Frame 1 (no input): blank canvas, image omitted
Frame 60 (the mouse pressed at the canvas centre just before this capture): blank canvas, image omitted
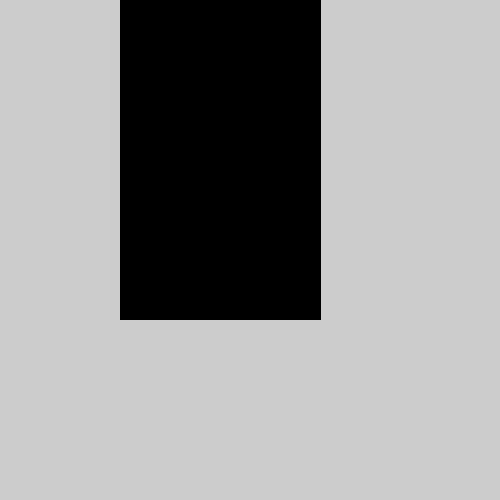
Frame 120 (the mouse held since frame 60 and released just before this capture)

The Processing sketch whose frames 1 and 60 were blank and that drew this single picture after the mouse press (run headless with seeded random() and noise(); from frame 60 on, the mouse is pressed at the canvas centre):

// Processing sketch: Pressed
// ── Pressed.pde
void setup(){
size(500,500);
}
void draw(){
  if (mousePressed){
  for (int i = 0; i < 320; i = i + 1){
    line(120, i, 320, i); 
  }
  }
  
  if (keyPressed){
    if(keyCode == UP) {
      rect(mouseX, mouseY, 100, 100);
    }
    if(keyCode == DOWN) {
    line(120, 120, 320, 120); 
    }
  }
}
